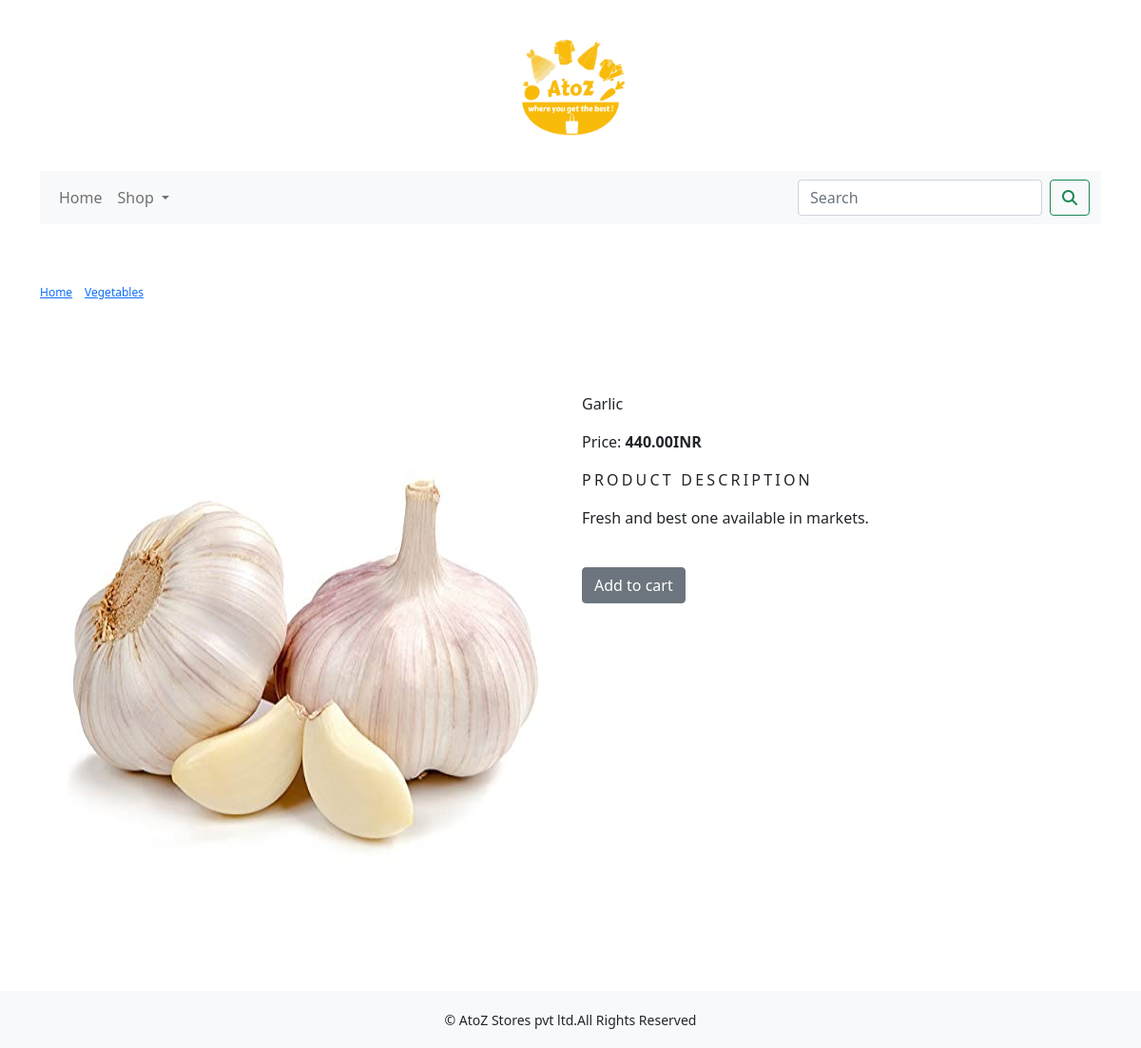
The page /shop/vegetables/garlic/ on the database its author committed.
### shop/models.py (models this page shows, shortened)
class Product(models.Model):
    name= models.CharField(max_length=250,unique=True)
    slug= models.SlugField(max_length=250,unique=True)
    desc= models.TextField(blank=True)
    price= models.DecimalField(max_digits=10,decimal_places=2)
    category= models.ForeignKey(Category,on_delete=models.CASCADE)
    image= models.ImageField(upload_to='product',blank=True)
    stock= models.IntegerField()
    available= models.BooleanField(default=True)
    created= models.DateTimeField(auto_now_add=True)
    updated= models.DateTimeField(auto_now=True)
    class Meta:
        ordering= ('name', )
        verbose_name= 'product'
        verbose_name_plural= 'products'

class Category(models.Model):
    name= models.CharField(max_length=250,unique=True)
    slug= models.SlugField(max_length=250,unique=True)
    desc= models.TextField(blank=True)
    image= models.ImageField(upload_to='category',blank=True)
    class Meta:
        ordering= ('name', )
        verbose_name= 'category'
        verbose_name_plural= 'categories'
    def get_url(self):
        return reverse('shop:products_by_category',args=[self.slug])
    def __str__(self):
        return '{}'.format(self.name)

### shop/views.py (the view)
# urls.py: path('<slug:c_slug>/<slug:product_slug>/',views.proDetail, name= 'prodCatDetail'),
def proDetail(request,c_slug,product_slug):
    try:
        product=Product.objects.get(category__slug=c_slug,slug=product_slug)
    except Exception as e:
        raise e
    return render(request,"product.html",{'product':product})

### cart/context_processors.py (called while the page is built)
def counter(request):
    item_count=0
    if 'admin' in request.path:
        return {}
    else:
        try:
            cart=Cart.objects.filter(cart_id=_cart_id(request))
            cart_items=CartItem.objects.all().filter(cart=cart[:1])
            for cart_item in cart_items:
                item_count += cart_item.quantity
        except Cart.DoesNotExist:
            item_count = 0
    return dict(item_count=item_count)

### cart/views.py (called while the page is built)
def _cart_id(request):
    cart= request.session.session_key
    if not cart:
        cart= request.session.create()
    return cart

### shop/context_processors.py (called while the page is built)
def menu_links(request):
    links=Category.objects.all()
    return dict(links=links)

### templates/product.html (shortened to what this page needs)
{% extends 'base.html' %}
{% load static %}
{% block body %}
<div class="row my_prod_row_class">
  <div class="mx-auto">
    <p><a href="{% url 'shop:allProdCat' %}">Home</a> | <a href="{{product.category.get_url}}">{{product.category}}</a> | {{product.name}}</p>
  </div>
</div><br>
<div class="container">
    <br>
 <div class="row">
    <div class="col-12 col-sm-12 col-md-12 col-lg-6 text-center">
        <div style="min-width: 18rem">
            <img src="{{product.image.url}}" alt="{{product.name}}" width="500" height="570">
        </div>
    </div>
        <div class="col-12 col-sm-12 col-md-12 col-lg-6">
            <h1 class="my_prod_title">{{product.name}}</h1>
            <p>Price:<b> {{product.price}}INR</b></p>
            <p class="my_title">Product Description</p>
            <p class="text-justify my_prod_text">{{product.desc}}</p>
            {% if product.stock <= 0 %}
              <p class="text-justify my_prod_text"><b>Sorry, Out of stock!</b></p>
            {% else %}
              <br><a class="btn btn-secondary" href="{% url 'cart:add_cart' product.id %}">Add to cart</a>
            {% endif %}
        </div>
 </div>
</div>    <br><br>
{% endblock %}

### static/css/custom.css (style rules this page uses)
body { font-family: 'Roboto', sans-serif; }
.my_title { font-size: 16px; text-transform: uppercase; letter-spacing: .2em; }
.my_prod_row_class { padding-top: 15px; padding-bottom: 20px; }
.my_prod_row_class .mx-auto { color: #0000; font-size: 12px; text-decoration: none; }
.my_prod_title { font-size: 16px; text-transform: uppercase: letter-spacing: .2em; padding-top: 15px; padding-bottom: 10px; }
.my_prod_text { padding-right: 20px; }

### rows shown on the page
Product: category "Vegetables", image (picture), name "Garlic", price "440.00", desc "Fresh and best one available in markets."
